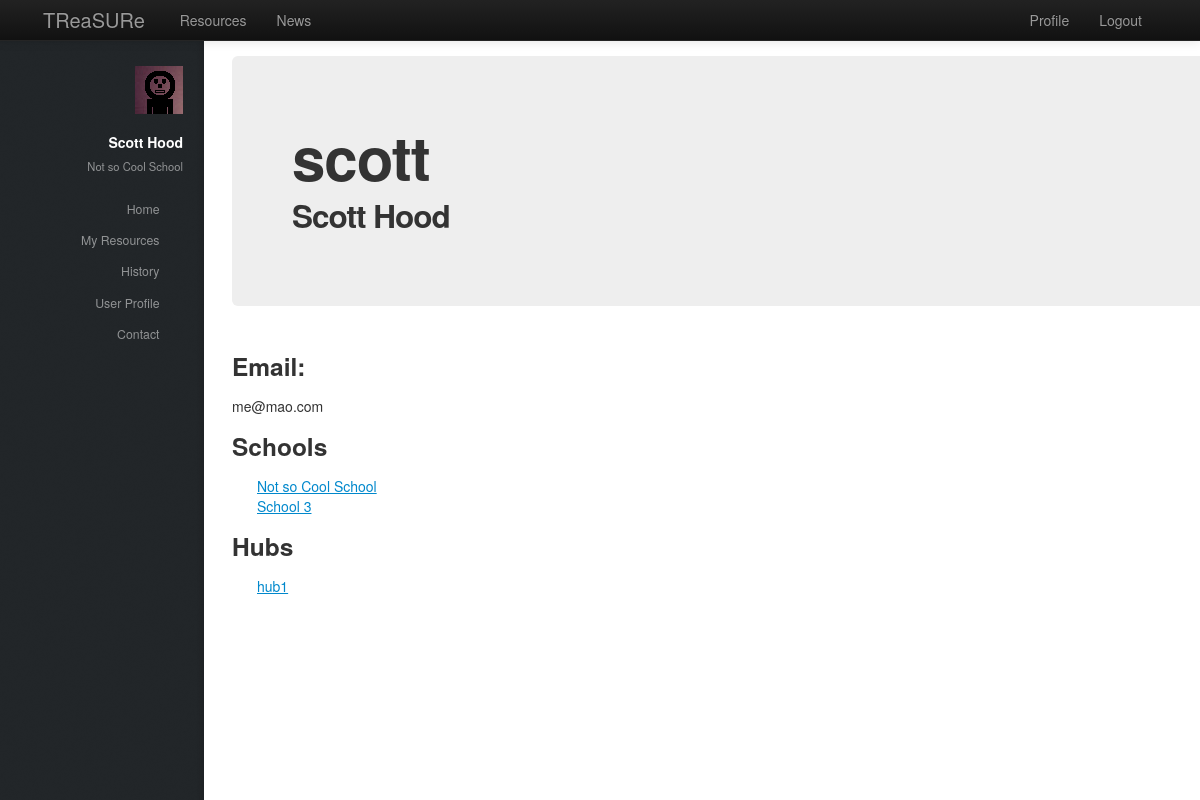
The app's page /treasure/profile/ (signed in), older data.
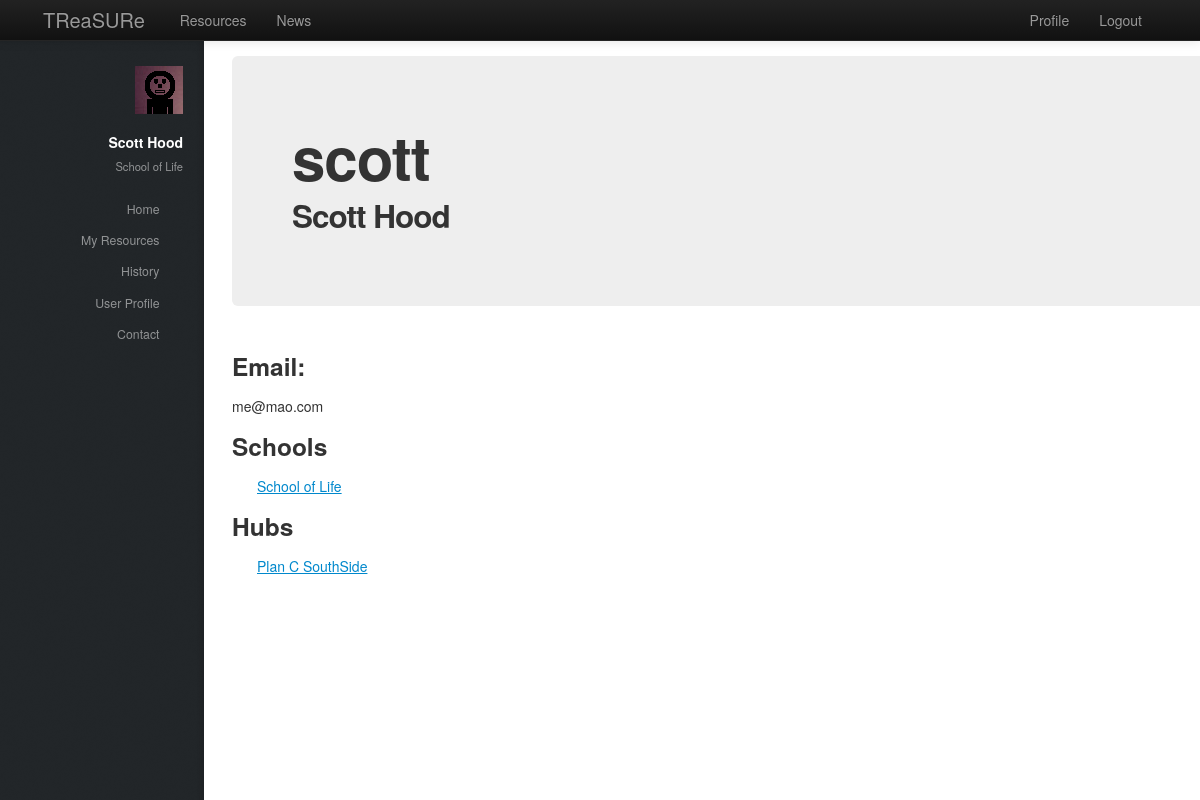
The same page, newer data.
### treasure/models.py (models this page shows, shortened)
class Teacher(models.Model):
    user = models.OneToOneField(User)
    firstname = models.CharField(max_length=128)
    surname = models.CharField(max_length=128)
    schools = models.ManyToManyField(School, null=True)
    hubs = models.ManyToManyField(Hub, null=True)

class School(models.Model):
    name = models.CharField(max_length=128)
    town = models.CharField(max_length=128)
    address = models.TextField()
    latitude = models.FloatField()
    longitude = models.FloatField()
    def __unicode__(self):
        return self.name

class Hub(models.Model):
    name = models.CharField(max_length=128)
    address = models.TextField()
    latitude = models.FloatField()
    longitude = models.FloatField()

### treasure/views.py (the view)
# urls.py: url(r'^profile/(?P<user_id>\w+)/$', views.profile, name='profile'),
def profile(request):
    context = RequestContext(request)
    context_dict = sidebar(request)
    try:
        context_dict['username'] = request.user.username
        context_dict['user_email'] = request.user.email
        userid = request.user.id
        teacher = Teacher.objects.get(user = userid)
        if len(teacher.schools.all()) < 1:
            context_dict['user_schools'] = "no school"
        else:
            context_dict['user_schools'] = get_list(teacher.schools.all())
        if len(teacher.hubs.all()) < 1:
            context_dict['user_hubs'] = "no school"
        else:
            context_dict['user_hubs'] = get_list(teacher.hubs.all())
	    context_dict['teacher'] = teacher
    except Teacher.DoesNotExist:
		pass
    return render_to_response('treasure/profile.html', context_dict, context)

### treasure/views.py (called while the page is built)
def sidebar(request):
    context_dict = {}
    try:
        userid = request.user.id
        teacher = Teacher.objects.get(user = userid)
        context_dict['user_firstname'] = teacher.firstname
        context_dict['user_surname'] = teacher.surname
        if len(teacher.schools.all()) < 1:
            context_dict['school'] = ""
        else:
            context_dict['user_school'] = teacher.schools.all()[0]
    except Teacher.DoesNotExist:
        context_dict['user_firstname'] = ""
        context_dict['user_surname'] = ""
        context_dict['school'] = ""
    return context_dict

def get_list(relation):
    objects = [relation[0]]
    i = 1
    while i < len(relation):
        objects += [relation[i]]
        i += 1
    return objects

### templates/treasure/profile.html (shortened to what this page needs)
{% extends 'treasure/base.html' %}
{% load static %}
{% block body_block %}
{% if teacher %}
	<div class="hero-unit">
	    <h1>{{ username }}</h1>
	    <h2>{{ user_firstname }} {{ user_surname }}</h2>
	</div>
	<div class="row-fluid">
		<h3>Email:</h3>
		<p>{{ user_email }}</p>
		{% if user_schools %}
			<h3>Schools</h3>
			<ul>
			{% for school in user_schools %}
				<li><a href="/treasure/school/{{ school.id }}">{{ school.name }}</a></li>
			{% endfor %}
			</ul>
		{% else %}
			<h4>You are not currently part of any school.<h4>
		{% endif %}
		{% if user_hubs %}
			<h3>Hubs</h3>
			<ul>
			{% for hub in user_hubs %}
				<li><a href="/treasure/hub/{{ hub.id }}">{{ hub.name }}</a></li>
			{% endfor %}
			</ul>
		{% else %}
			<h4>You are not currently part of any hub.<h4>
		{% endif %}
	</div>
{% else %}
	<div class="hero-unit">
	    <h1>There is no user!</h1>
	</div>
{% endif %}
{% endblock %}

### templates/treasure/base.html (shortened to what this page needs)
<!DOCTYPE html>
{% load static %}
<html>
    <head>
        <link href="{% static 'css/bootstrap-fluid-adj.css' %}" rel="stylesheet">
        <link href="{% static 'sidebar/css/main.css' %}" rel="stylesheet">
        <link href="{% static 'css/bootstrap.min.css' %}" rel="stylesheet" media="screen">
        <link rel="stylesheet" href="http://getbootstrap.com/examples/sticky-footer-navbar/sticky-footer-navbar.css">
        <link href="{% static 'css/bootstrap-responsive.css' %}" rel="stylesheet">
        <link href="{% static 'css/treasure.css' %}" rel="stylesheet">
    </head>
    <body>
        <div class="navbar navbar-inverse navbar-fixed-top">
           <div class="navbar-inner">
               <div class="container">
                   <a class="brand" href="/treasure/">TReaSURe</a>
                   <div class="nav-collapse collapse">
                       <ul class="nav pull-right">
                            {% if user.is_authenticated %}
                                <li><a href="/treasure/profile">Profile</a></li>
                            	<li><a href="/treasure/logout">Logout</a></li>
                            {% else %}
                            	<li><a href="/treasure/login">Login</a></li>
                            	<li><a href="/treasure/register">Register</a></li>
                            {% endif %}
                       </ul>
                       {% if user.is_authenticated %}
                       <ul class="nav">
                           <li><a href="/treasure/resources">Resources</a></li>
                           <li><a href="/treasure/about">News</a></li>
                       </ul>
                       {% endif %}
                   </div>
               </div>
           </div>
        </div>
        <div>
				<div id="header">
					<div class="top">
                       {% if user.is_authenticated %}
							<div id="logo">
								<span class="image avatar48"><img src="{% static 'images/avatar.jpg' %}" alt="" /></span>
								<h1 id="title">{{ user_firstname }} {{ user_surname }}</h1>
								<p>{{ user_school }}</p>
							</div>
	                   {% endif %}
                        <nav id="nav">
							<ul>
								{% if user.is_authenticated %}
									<li><a href="/treasure/" id="home-link" class="skel-layers-ignoreHref"><span>Home</span></a></li>
									<li><a href="/treasure/resources" class="skel-layers-ignoreHref"><span>My Resources</span></a></li>
									<li><a href="/treasure/about" class="skel-layers-ignoreHref"><span>History</span></a></li>
									<li><a href="/treasure/profile" class="skel-layers-ignoreHref"><span>User Profile</span></a></li>
									<li><a href="#contact" class="skel-layers-ignoreHref"><span>Contact</span></a></li>
								{% else %}
									<li><a href="/treasure/login"><span>Login</span></a></li>
									<li><a href="/treasure/register" class="skel-layers-ignoreHref"><span>Register</span></a></li>
								{% endif %}
							</ul>
						</nav>
					</div>
				</div>
			<div id="main">
				<section id="MainPage">
                    <div class="container">
                        {% block body_block%}{% endblock%}
                    </div>
                </section>
            </div>
        </div>
    </body>
</html>

Row changes from the older to the newer data that the page shows:
no longer on this page (row edited): School: name "Not so Cool School"
no longer on this page (row edited): School: name "School 3"
removed Hub: name "hub1"
now on this page (row edited): School: name "School of Life"
added Hub: name "Plan C SouthSide"
